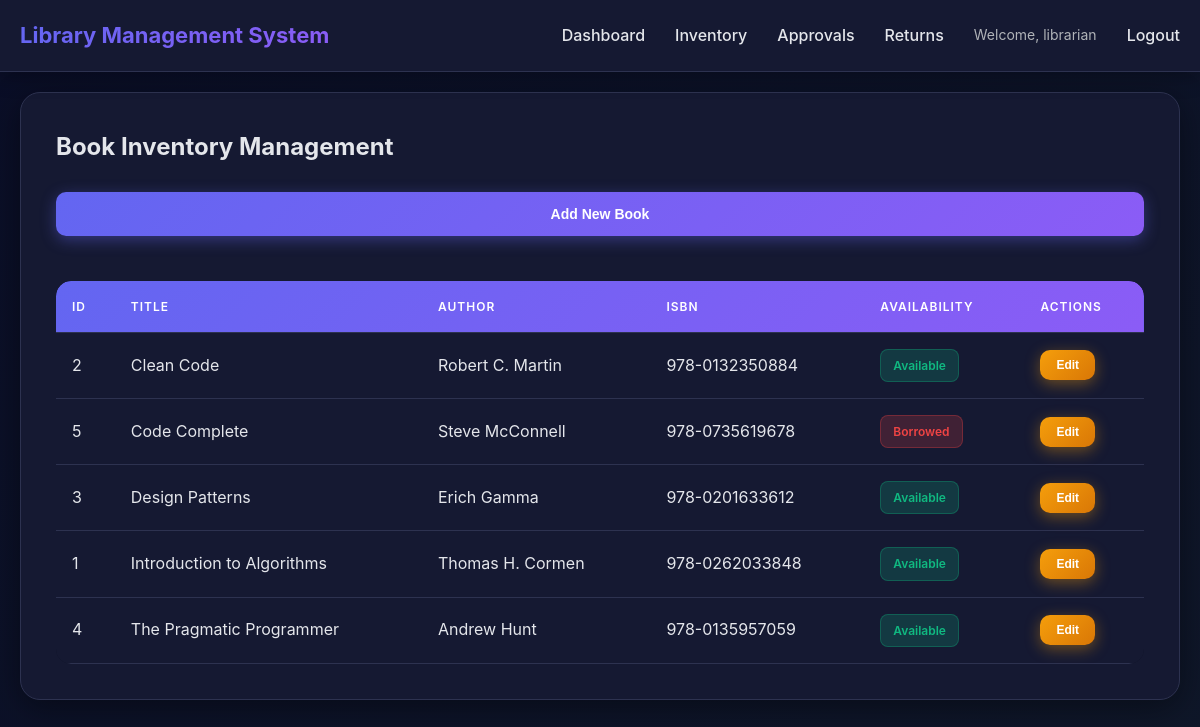
The app's page /views/librarian/inventory.php (signed in) with its own data.
### tables this page shows
CREATE TABLE `book` (
  `book_id` int NOT NULL AUTO_INCREMENT,
  `title` varchar(255) NOT NULL,
  `author` varchar(100) NOT NULL,
  `ISBN` varchar(20) NOT NULL,
  `availability` enum('Available','Borrowed') DEFAULT 'Available',
  `created_at` timestamp NULL DEFAULT CURRENT_TIMESTAMP,
  PRIMARY KEY (`book_id`),
  UNIQUE KEY `ISBN` (`ISBN`),
  KEY `idx_isbn` (`ISBN`),
  KEY `idx_title` (`title`),
  KEY `idx_availability` (`availability`)
);

### classes/Database.php (called while the page is built, shortened)
<?php
class Database {
    private static $instance = null;
    private $connection;
    private function __construct() {
        try {
            $dsn = "mysql:host=" . DB_HOST . ";dbname=" . DB_NAME . ";charset=" . DB_CHARSET;
            $options = [
                PDO::ATTR_ERRMODE            => PDO::ERRMODE_EXCEPTION,
                PDO::ATTR_DEFAULT_FETCH_MODE => PDO::FETCH_ASSOC,
                PDO::ATTR_EMULATE_PREPARES   => false,
                PDO::ATTR_PERSISTENT         => true
            ];
            $this->connection = new PDO($dsn, DB_USER, DB_PASS, $options);
        } catch (PDOException $e) {
            die("Database Connection Failed: " . $e->getMessage());
        }
    }
    public static function getInstance() {
        if (self::$instance === null) {
            self::$instance = new self();
        }
        return self::$instance;
    }
    public function getConnection() {
        return $this->connection;
    }
}

### classes/Book.php (called while the page is built, shortened)
<?php
class Book {
    private $conn;
    public function __construct() {
        $this->db = Database::getInstance();
        $this->conn = $this->db->getConnection();
    }
    public function getAllBooks() {
        $stmt = $this->conn->query("SELECT * FROM book ORDER BY title");
        return $stmt->fetchAll();
    }
}

### views/librarian/inventory.php (the view, shortened to what this page needs)
<?php
require_once '../../classes/Database.php';
require_once '../../classes/Book.php';
$username = $_SESSION['username'];
$book = new Book();
$books = $book->getAllBooks();
?>
<!DOCTYPE html>
<html lang="en">
<head>
    <link rel="stylesheet" href="../../assets/css/style.css">
</head>
<body>
    <nav class="navbar">
        <div class="navbar-container">
            <a href="dashboard.php" class="navbar-brand">Library Management System</a>
            <ul class="navbar-menu">
                <li><a href="dashboard.php">Dashboard</a></li>
                <li><a href="inventory.php">Inventory</a></li>
                <li><a href="approvals.php">Approvals</a></li>
                <li><a href="returns.php">Returns</a></li>
                <li class="navbar-user">Welcome, <?php echo htmlspecialchars($username); ?></li>
                <li><a href="../../process/logout.php">Logout</a></li>
            </ul>
        </div>
    </nav>
    <div class="container">
        <div class="dashboard">
            <h2>Book Inventory Management</h2>
            <button onclick="openAddModal()" class="btn btn-primary mb-20">Add New Book</button>
            <div class="table-container">
                <table>
                    <thead>
                        <tr>
                            <th>ID</th>
                            <th>Title</th>
                            <th>Author</th>
                            <th>ISBN</th>
                            <th>Availability</th>
                            <th>Actions</th>
                        </tr>
                    </thead>
                    <tbody>
                        <?php if (empty($books)): ?>
                            <tr>
                                <td colspan="6" class="text-center">No books in inventory.</td>
                            </tr>
                        <?php else: ?>
                            <?php foreach ($books as $b): ?>
                                <tr>
                                    <td><?php echo $b['book_id']; ?></td>
                                    <td><?php echo htmlspecialchars($b['title']); ?></td>
                                    <td><?php echo htmlspecialchars($b['author']); ?></td>
                                    <td><?php echo htmlspecialchars($b['ISBN']); ?></td>
                                    <td>
                                        <?php if ($b['availability'] === 'Available'): ?>
                                            <span class="badge badge-success">Available</span>
                                        <?php else: ?>
                                            <span class="badge badge-danger">Borrowed</span>
                                        <?php endif; ?>
                                    </td>
                                    <td>
                                        <button onclick="openEditModal(<?php echo htmlspecialchars(json_encode($b)); ?>)"
                                                class="btn btn-warning btn-sm">Edit</button>
                                    </td>
                                </tr>
                            <?php endforeach; ?>
                        <?php endif; ?>
                    </tbody>
                </table>
            </div>
        </div>
    </div>
</body>
</html>

### assets/css/style.css (style rules this page uses)
* { margin: 0; padding: 0; box-sizing: border-box; }
:root { --bg-primary: #0a0e27; --bg-secondary: #151932; --bg-tertiary: #1e2139; --text-primary: #e4e6eb; --text-secondary: #b0b3b8; --accent: #6366f1; --accent-hover: #4f46e5; --success: #10b981; --danger: #ef4444; --warning: #f59e0b; --info: #3b82f6; --border: #2d3250; }
body { font-family: 'Inter', -apple-system, BlinkMacSystemFont, 'Segoe UI', Roboto, Oxygen, Ubuntu, Cantarell, sans-serif; font-size: 16px; line-height: 1.6; color: var(--text-primary); background: linear-gradient(135deg, var(--bg-primary) 0%, #0f1729 100%); min-height: 100vh; animation: gradientShift 15s ease infinite; }
.container { max-width: 1200px; margin: 0 auto; padding: 20px; animation: fadeIn 0.6s ease-out; width: 100%; }
.btn { display: inline-block; padding: 14px 28px; border: none; border-radius: 10px; cursor: pointer; font-size: 14px; font-weight: 600; text-decoration: none; transition: all 0.3s ease; position: relative; overflow: hidden; }
.btn::before { content: ''; position: absolute; top: 50%; left: 50%; width: 0; height: 0; border-radius: 50%; background: rgba(255, 255, 255, 0.1); transform: translate(-50%, -50%); transition: width 0.6s, height 0.6s; }
.btn-primary { background: linear-gradient(135deg, var(--accent) 0%, #8b5cf6 100%); color: white; width: 100%; box-shadow: 0 4px 15px rgba(99, 102, 241, 0.4); }
.btn-warning { background: linear-gradient(135deg, var(--warning) 0%, #d97706 100%); color: white; box-shadow: 0 4px 15px rgba(245, 158, 11, 0.4); }
.btn-sm { padding: 8px 16px; font-size: 12px; }
.navbar { background: var(--bg-secondary); color: white; padding: 18px 0; box-shadow: 0 4px 20px rgba(0, 0, 0, 0.3); border-bottom: 1px solid var(--border); backdrop-filter: blur(10px); position: sticky; top: 0; z-index: 100; animation: slideIn 0.5s ease-out; }
.navbar-container { max-width: 1200px; margin: 0 auto; padding: 0 20px; display: flex; justify-content: space-between; align-items: center; flex-wrap: wrap; }
.navbar-brand { font-size: 22px; font-weight: 700; background: linear-gradient(135deg, var(--accent) 0%, #8b5cf6 100%); -webkit-background-clip: text; -webkit-text-fill-color: transparent; background-clip: text; text-decoration: none; transition: transform 0.3s ease; }
.navbar-menu { list-style: none; display: flex; gap: 30px; align-items: center; }
.navbar-menu a { color: var(--text-primary); text-decoration: none; transition: all 0.3s ease; font-weight: 500; position: relative; }
.navbar-menu a::after { content: ''; position: absolute; bottom: -5px; left: 0; width: 0; height: 2px; background: linear-gradient(90deg, var(--accent), #8b5cf6); transition: width 0.3s ease; }
.navbar-user { color: var(--text-secondary); font-size: 14px; }
.dashboard { background: var(--bg-secondary); padding: 35px; border-radius: 20px; box-shadow: 0 8px 32px rgba(0, 0, 0, 0.4); margin-bottom: 25px; border: 1px solid var(--border); animation: scaleIn 0.5s ease-out; transition: transform 0.3s ease; }
.dashboard h2 { color: var(--text-primary); margin-bottom: 25px; font-size: 24px; font-weight: 700; }
.table-container { overflow-x: auto; margin-top: 25px; border-radius: 15px; animation: fadeIn 0.7s ease-out; }
table { width: 100%; border-collapse: separate; border-spacing: 0; background: var(--bg-secondary); border-radius: 15px; overflow: hidden; box-shadow: 0 5px 15px rgba(0, 0, 0, 0.3); }
table thead { background: linear-gradient(135deg, var(--accent) 0%, #8b5cf6 100%); color: white; }
table th, table td { padding: 16px; text-align: left; border-bottom: 1px solid var(--border); color: var(--text-primary); }
table thead th { color: white; font-weight: 600; text-transform: uppercase; letter-spacing: 1px; font-size: 12px; }
table tbody tr { transition: all 0.3s ease; }
.badge { display: inline-block; padding: 6px 12px; border-radius: 8px; font-size: 12px; font-weight: 600; transition: transform 0.2s ease; }
.badge-success { background: rgba(16, 185, 129, 0.2); color: var(--success); border: 1px solid rgba(16, 185, 129, 0.3); }
.badge-danger { background: rgba(239, 68, 68, 0.2); color: var(--danger); border: 1px solid rgba(239, 68, 68, 0.3); }
.mb-20 { margin-bottom: 20px; }

### records on screen
book: book_id "2", title "Clean Code", author "Robert C. Martin", ISBN "978-0132350884", availability "Available"
book: book_id "5", title "Code Complete", author "Steve McConnell", ISBN "978-0735619678", availability "Borrowed"
book: book_id "3", title "Design Patterns", author "Erich Gamma", ISBN "978-0201633612", availability "Available"
book: book_id "1", title "Introduction to Algorithms", author "Thomas H. Cormen", ISBN "978-0262033848", availability "Available"
book: book_id "4", title "The Pragmatic Programmer", author "Andrew Hunt", ISBN "978-0135957059", availability "Available"

### other values on screen
$username "librarian"
